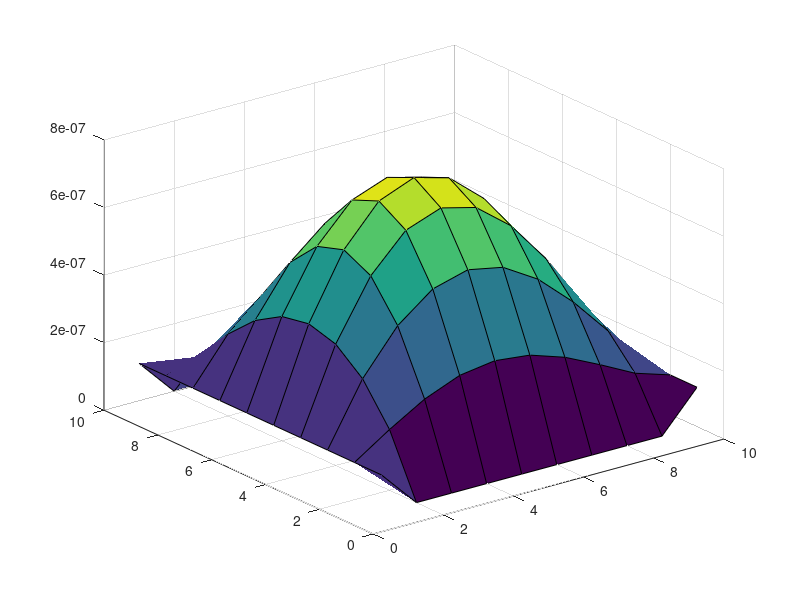
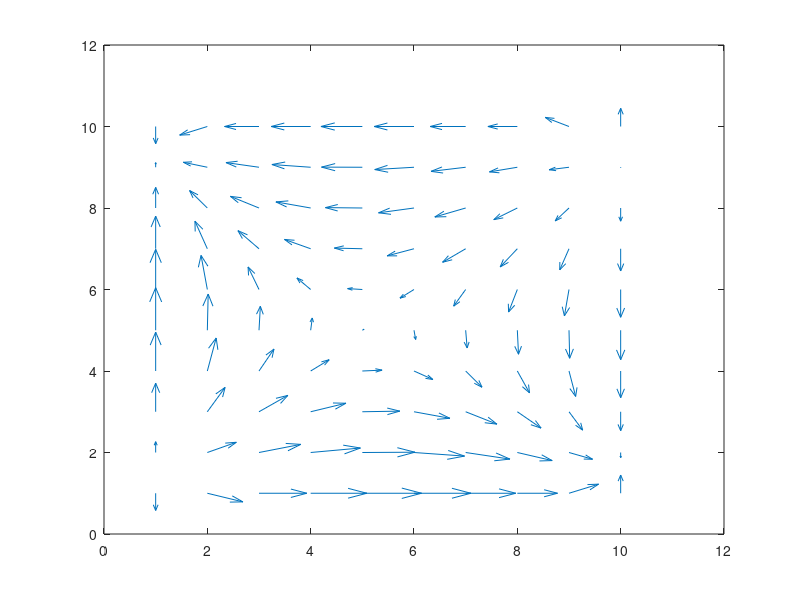

Recreate these plots in MATLAB, in order.
Max_iter = 100;
iter = 1;
nx = 10;
ny = 10;
V = zeros(nx,ny);
% Boundary conditions
V(:,1) = 1;     % Left
V(1,:) = 0;    % Top
V(:,ny) = 0;    % Right, change to 1 for part 2.vi
V(nx,:) = 0;    % Bottom

while iter <= Max_iter
    for indexx = 2:9
        for indexy = 2:9
            V(indexx,indexy) = 0.25*(V(indexx+1,indexy)+V(indexx-1,indexy)+V(indexx,indexy+1)+V(indexx,indexy-1));
        end
    end
    V(:,1) = ( V(indexx+1,indexy)+V(indexx-1,indexy)+V(indexx,indexy+1) )/3;    %Comment out for part 2.vi
    V(:,ny) = ( V(indexx+1,indexy)+V(indexx-1,indexy)+V(indexx,indexy-1) )/3;   %Comment out for part 2.vi
    
    iter = iter + 1;
    surf(V)    
    pause(0.1)
end
[Ex,Ey] = gradient(V);
figure(2)
quiver(Ey,Ex)
imboxfilt(V,3);